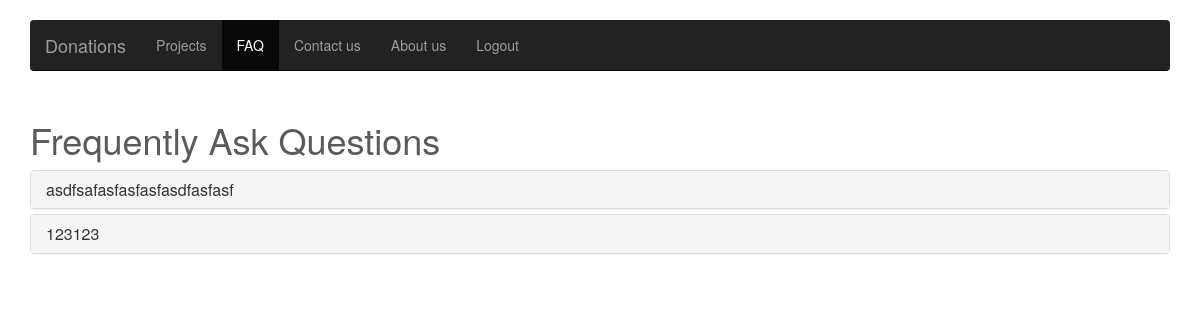
The page /faq/ (signed in) on the database as committed earlier.
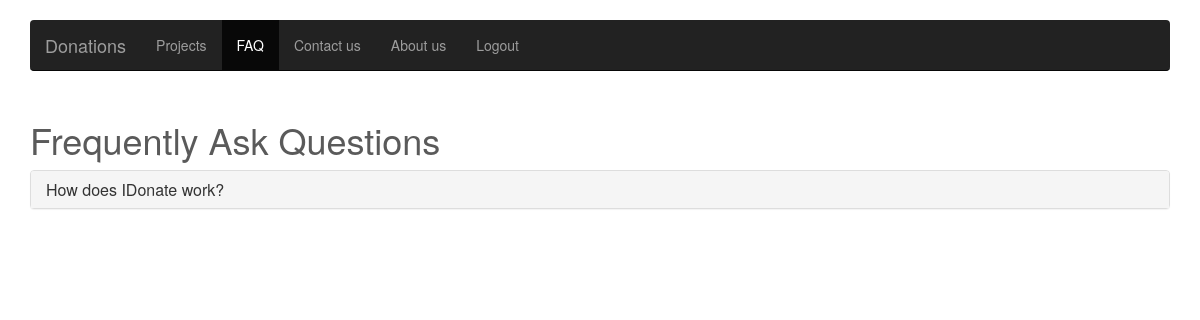
The same page on the database as committed later.
### Donations/models.py (models this page shows, shortened)
class Faq(models.Model):
	question = models.CharField(max_length=200)
	answer = models.TextField()
	timestamp = models.DateTimeField(auto_now_add=True, auto_now=False)
	updated = models.DateTimeField(auto_now_add=False, auto_now=True)

### Donations/views.py (the view)
# urls.py: url(r'^faq/$', 'Donations.views.faq', name="faq"),
def faq(request):
	if 'email' not in request.session:
		return HttpResponseRedirect("/login/")
	FAQ = Faq.objects.all()
	context = {
		"FAQ": FAQ,
	}
	return render(request, "Donations/faq.html", context)

### Donations/templates/Donations/faq.html (shortened to what this page needs)
{% load staticfiles %}
<!DOCTYPE html>
<html lang="en">
  <head>
    <link href="{% static 'css/bootstrap.min.css' %}" rel="stylesheet">
    <link href="{% static 'css/font-awesome.min.css' %}" rel="stylesheet">
    <link href="{% static 'css/navbar.css' %}" rel="stylesheet">
  </head>
  <body>
    <div class="navbar-wrapper">
      <div class="container">
        <nav class="navbar navbar-inverse navbar-static-top">
          <div class="container">
            <div class="navbar-header">
              <a class="navbar-brand" href="/home" >Donations</a>
            </div>
            <div id="navbar" class="navbar-collapse collapse">
              <ul class="nav navbar-nav">
                <li><a href="#contact">Projects</a></li>
                <li class="active"><a href="/faq">FAQ</a></li>
                <li><a href="#contact">Contact us</a></li>
                <li><a href="#contact">About us</a></li>
                <li><a href="/logout">Logout</a></li>
              </ul>
            </div>
          </div>
        </nav>
      </div>
    </div>
  <div class="container">
    <h1>Frequently Ask Questions</h1>
    <div class="panel-group" id="accordion">
      {% for i in FAQ %}
      <div class="panel panel-default">
        <div class="panel-heading">
          <h4 class="panel-title">
            <a data-toggle="collapse" data-parent="#accordion" href="#collapse{{forloop.counter}}">
              {{i.question}}
            </a>
          </h4>
        </div>
      </div>
      {% endfor %}
    </div>
  </div>
  </body>
</html>

Rows that differ between the two databases and show on the page:
removed Faq: question "asdfsafasfasfasfasdfasfasf"
removed Faq: question "123123"
added Faq: question "How does IDonate work?"
